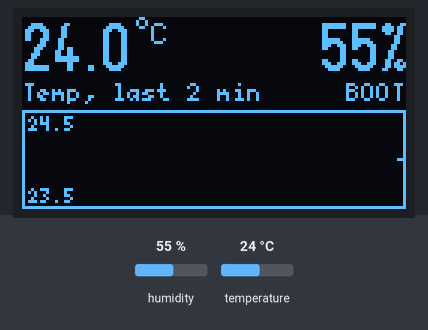
This sketch was run on a simulated ESP32-S3. Parts: 128×64 one-colour display. Inputs (shaded band) come from the test bench; at power-on: humidity 55 %, temperature 24 °C. What the sketch prints to the serial monitor is not drawn.

Above: at 1.2 s.
1.3 s: humidity set to 22 %
At 2.8 s:
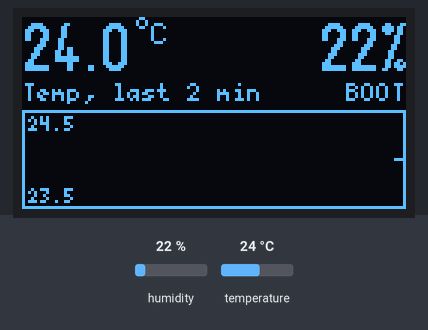
4.6 s: temperature set to 12 °C
At 5.9 s:
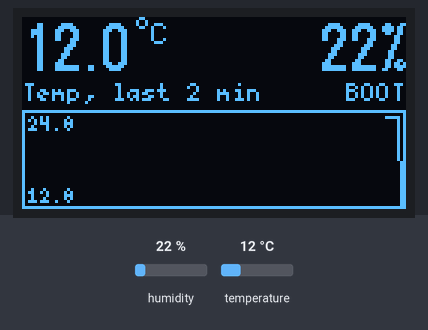
7.6 s: humidity set to 40 %
At 8.9 s:
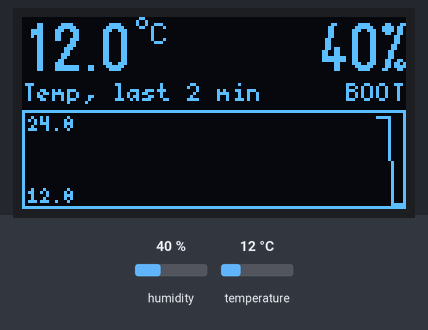
10.6 s: temperature set to 19 °C
At 11.4 s:
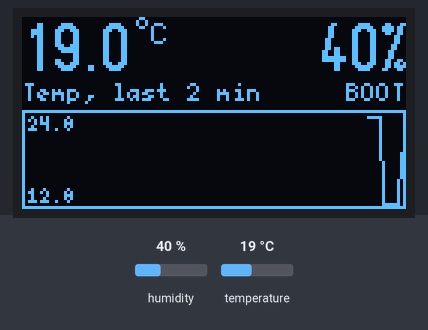
Timing chart, 0 to 13.6 s (numbered marks = the images above; inputs shaded):
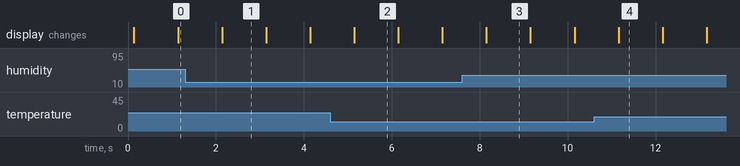

Measured:
- what the display in image 2 shows lasts 1.0 s, from 5.1 s to 6.1 s

The sketch:

QwiicSensor.ino
```cpp
// (licence header left out)
#include <Arduino.h>
#include <Wire.h>
#include <U8g2lib.h>
#include <Adafruit_SHT4x.h>

// ---- Board pins (Crescent City V1.0 and V2.0) ----
#define PIN_OLED_SCLK  12
#define PIN_OLED_MOSI  11
#define PIN_OLED_CS    10
#define PIN_OLED_DC     9
#define PIN_OLED_RST   14
#define PIN_I2C_SDA     8   // Qwiic SDA
#define PIN_I2C_SCL    18   // Qwiic SCL
#define PIN_RGB        48   // addressable RGB LED
#define PIN_BUTTON      0   // BOOT button (active low)

// ---- Settings ----
#define USE_FAHRENHEIT  false   // true: show temperature in degrees F
#define SAMPLE_MS       1000    // one reading per second
#define RETRY_MS        2000    // look for a sensor this often when none is found
#define LED_LEVEL       8       // RGB LED brightness (0-255)

U8G2_SSD1306_128X64_NONAME_F_4W_SW_SPI u8g2(
    U8G2_R0, PIN_OLED_SCLK, PIN_OLED_MOSI, PIN_OLED_CS, PIN_OLED_DC, PIN_OLED_RST);
Adafruit_SHT4x sht4;

// Chart history: one sample per second, oldest first when read back.
const int N = 120;
float histT[N], histH[N];
int count = 0, head = 0;

bool sensorOK = false;
bool chartHumidity = false;
float lastT = NAN, lastH = NAN;

// ==================== Sensor ====================
// [SWAP] To use a different temperature/humidity sensor, change only these two.
static bool sensorInit() {
  if (!sht4.begin(&Wire)) return false;
  sht4.setPrecision(SHT4X_MED_PRECISION);
  sht4.setHeater(SHT4X_NO_HEATER);
  return true;
}
static bool sensorRead(float &tC, float &rh) {
  sensors_event_t h, t;
  if (!sht4.getEvent(&h, &t)) return false;
  tC = t.temperature;
  rh = h.relative_humidity;
  return true;
}

static float toDisplayTemp(float tC) { return USE_FAHRENHEIT ? tC * 9.0f / 5.0f + 32.0f : tC; }

static void addSample(float t, float h) {
  histT[head] = t;
  histH[head] = h;
  head = (head + 1) % N;
  if (count < N) count++;
}

// ==================== Screens ====================
static void drawNoSensor() {
  u8g2.clearBuffer();
  u8g2.setFont(u8g2_font_helvB10_tr);
  const char *l1 = "No sensor";
  u8g2.drawStr((128 - u8g2.getStrWidth(l1)) / 2, 18, l1);
  u8g2.setFont(u8g2_font_6x12_tr);
  const char *l2 = "Plug a Qwiic temp /";
  const char *l3 = "humidity sensor into";
  const char *l4 = "the side connector";
  u8g2.drawStr((128 - u8g2.getStrWidth(l2)) / 2, 36, l2);
  u8g2.drawStr((128 - u8g2.getStrWidth(l3)) / 2, 48, l3);
  u8g2.drawStr((128 - u8g2.getStrWidth(l4)) / 2, 60, l4);
  u8g2.sendBuffer();
}

static void drawChart(const float *hist, float minSpan, int x0, int y0, int w, int h) {
  if (count < 2) return;
  // Find the range of the stored samples.
  float lo = 1e9, hi = -1e9;
  for (int i = 0; i < count; i++) {
    float v = hist[(head - count + i + N) % N];
    if (v < lo) lo = v;
    if (v > hi) hi = v;
  }
  if (hi - lo < minSpan) {               // keep small changes from looking huge
    float mid = (hi + lo) / 2;
    lo = mid - minSpan / 2;
    hi = mid + minSpan / 2;
  }
  // Frame and min/max labels.
  u8g2.drawFrame(x0, y0, w, h);
  u8g2.setFont(u8g2_font_4x6_tr);
  char buf[12];
  snprintf(buf, sizeof(buf), "%.1f", hi);
  u8g2.drawStr(x0 + 2, y0 + 7, buf);
  snprintf(buf, sizeof(buf), "%.1f", lo);
  u8g2.drawStr(x0 + 2, y0 + h - 2, buf);
  // Plot: newest sample at the right edge.
  int prevX = -1, prevY = -1;
  for (int i = 0; i < count; i++) {
    float v = hist[(head - count + i + N) % N];
    int x = x0 + w - 2 - (count - 1 - i) * (w - 3) / (N - 1);
    int y = y0 + h - 2 - (int)((v - lo) / (hi - lo) * (h - 4) + 0.5f);
    if (prevX >= 0) u8g2.drawLine(prevX, prevY, x, y);
    prevX = x;
    prevY = y;
  }
}

static void drawReadings() {
  char buf[16];
  u8g2.clearBuffer();

  // Temperature (left) and humidity (right).
  u8g2.setFont(u8g2_font_logisoso16_tf);
  snprintf(buf, sizeof(buf), "%.1f", toDisplayTemp(lastT));
  u8g2.drawStr(0, 18, buf);
  int tx = u8g2.getStrWidth(buf) + 2;
  u8g2.setFont(u8g2_font_6x12_tf);
  u8g2.drawUTF8(tx, 9, USE_FAHRENHEIT ? "\xC2\xB0" "F" : "\xC2\xB0" "C");

  u8g2.setFont(u8g2_font_logisoso16_tf);
  snprintf(buf, sizeof(buf), "%.0f%%", lastH);
  u8g2.drawStr(128 - u8g2.getStrWidth(buf), 18, buf);

  // Chart label and chart.
  u8g2.setFont(u8g2_font_5x7_tr);
  u8g2.drawStr(0, 28, chartHumidity ? "Humidity, last 2 min" : "Temp, last 2 min");
  u8g2.drawStr(108, 28, "BOOT");
  if (chartHumidity) {
    drawChart(histH, 5.0f, 0, 31, 128, 33);
  } else {
    static float histDisp[N];
    for (int i = 0; i < N; i++) histDisp[i] = toDisplayTemp(histT[i]);
    drawChart(histDisp, USE_FAHRENHEIT ? 2.0f : 1.0f, 0, 31, 128, 33);
  }
  u8g2.sendBuffer();
}

// ==================== Button ====================
static bool buttonPressed() {           // true once per press, debounced
  static bool last = HIGH;
  static uint32_t tChange = 0;
  bool now = digitalRead(PIN_BUTTON);
  if (now != last && millis() - tChange > 40) {
    tChange = millis();
    last = now;
    if (now == LOW) return true;
  }
  return false;
}

// ==================== Setup / loop ====================
void setup() {
  Serial.begin(115200);
  pinMode(PIN_BUTTON, INPUT_PULLUP);
  neopixelWrite(PIN_RGB, 0, 0, 0);

  u8g2.begin();
  u8g2.enableUTF8Print();

  Wire.begin(PIN_I2C_SDA, PIN_I2C_SCL);
  sensorOK = sensorInit();
  if (!sensorOK) drawNoSensor();
  Serial.println(sensorOK ? "Sensor found" : "No sensor found - plug one into the Qwiic connector");
}

void loop() {
  static uint32_t tSample = 0, tRetry = 0;

  if (buttonPressed()) {
    chartHumidity = !chartHumidity;
    if (sensorOK && !isnan(lastT)) drawReadings();
  }

  if (!sensorOK) {
    neopixelWrite(PIN_RGB, LED_LEVEL, 0, 0);            // dim red: no sensor
    if (millis() - tRetry >= RETRY_MS) {
      tRetry = millis();
      sensorOK = sensorInit();                          // Qwiic is hot-pluggable
      if (sensorOK) {
        Serial.println("Sensor found");
        tSample = 0;
      } else {
        drawNoSensor();
      }
    }
    delay(10);
    return;
  }

  if (tSample == 0 || millis() - tSample >= SAMPLE_MS) {
    tSample = millis();
    float t, h;
    if (sensorRead(t, h)) {
      lastT = t;
      lastH = h;
      addSample(t, h);
      neopixelWrite(PIN_RGB, 0, LED_LEVEL, 0);          // dim green: reading OK
      drawReadings();
      // "Name:value" pairs work in the Arduino Serial Plotter.
      Serial.printf("Temperature:%.2f,Humidity:%.1f\n", toDisplayTemp(t), h);
    } else {
      Serial.println("Sensor read failed - was it unplugged?");
      sensorOK = false;
      tRetry = 0;
    }
  }
  delay(10);
}
```
